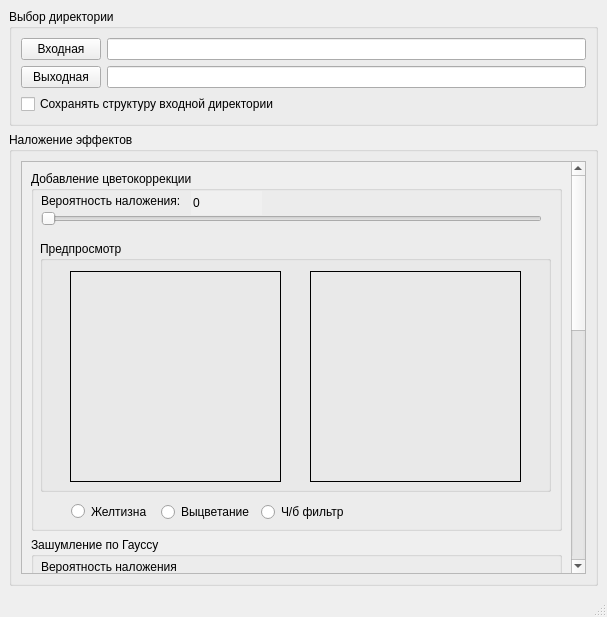
<?xml version="1.0" encoding="UTF-8"?>
<ui version="4.0">
 <class>MainWindow</class>
 <widget class="QMainWindow" name="MainWindow">
  <property name="geometry">
   <rect>
    <x>0</x>
    <y>0</y>
    <width>607</width>
    <height>617</height>
   </rect>
  </property>
  <property name="windowTitle">
   <string>MainWindow</string>
  </property>
  <widget class="QWidget" name="centralwidget">
   <layout class="QVBoxLayout" name="verticalLayout">
    <item>
     <widget class="QGroupBox" name="groupBox">
      <property name="sizePolicy">
       <sizepolicy hsizetype="Preferred" vsizetype="Maximum">
        <horstretch>0</horstretch>
        <verstretch>0</verstretch>
       </sizepolicy>
      </property>
      <property name="title">
       <string>Выбор директории</string>
      </property>
      <layout class="QGridLayout" name="gridLayout">
       <item row="1" column="0">
        <widget class="QPushButton" name="pushButton_2">
         <property name="text">
          <string>Выходная</string>
         </property>
        </widget>
       </item>
       <item row="0" column="0">
        <widget class="QPushButton" name="pushButton">
         <property name="text">
          <string>Входная</string>
         </property>
        </widget>
       </item>
       <item row="1" column="1">
        <widget class="QLineEdit" name="lineEdit_2">
         <property name="readOnly">
          <bool>true</bool>
         </property>
        </widget>
       </item>
       <item row="0" column="1">
        <widget class="QLineEdit" name="lineEdit">
         <property name="readOnly">
          <bool>true</bool>
         </property>
        </widget>
       </item>
       <item row="2" column="0" colspan="2">
        <widget class="QCheckBox" name="checkBox">
         <property name="text">
          <string>Сохранять структуру входной директории</string>
         </property>
        </widget>
       </item>
      </layout>
     </widget>
    </item>
    <item>
     <widget class="QGroupBox" name="groupBox_2">
      <property name="title">
       <string>Наложение эффектов</string>
      </property>
      <layout class="QGridLayout" name="gridLayout_2">
       <item row="0" column="0">
        <widget class="QScrollArea" name="scrollArea">
         <property name="sizeAdjustPolicy">
          <enum>QAbstractScrollArea::SizeAdjustPolicy::AdjustIgnored</enum>
         </property>
         <property name="widgetResizable">
          <bool>true</bool>
         </property>
         <widget class="QWidget" name="scrollAreaWidgetContents">
          <property name="geometry">
           <rect>
            <x>0</x>
            <y>0</y>
            <width>549</width>
            <height>1020</height>
           </rect>
          </property>
          <layout class="QGridLayout" name="gridLayout_3">
           <item row="2" column="0">
            <widget class="QGroupBox" name="groupBox_5">
             <property name="sizePolicy">
              <sizepolicy hsizetype="Preferred" vsizetype="Minimum">
               <horstretch>0</horstretch>
               <verstretch>0</verstretch>
              </sizepolicy>
             </property>
             <property name="minimumSize">
              <size>
               <width>0</width>
               <height>315</height>
              </size>
             </property>
             <property name="title">
              <string>Виньетирование</string>
             </property>
             <widget class="QLineEdit" name="lineEdit_8">
              <property name="geometry">
               <rect>
                <x>10</x>
                <y>40</y>
                <width>141</width>
                <height>24</height>
               </rect>
              </property>
             </widget>
             <widget class="QLabel" name="label_11">
              <property name="geometry">
               <rect>
                <x>10</x>
                <y>20</y>
                <width>141</width>
                <height>20</height>
               </rect>
              </property>
              <property name="text">
               <string>Вероятность наложения</string>
              </property>
              <property name="alignment">
               <set>Qt::AlignmentFlag::AlignLeading|Qt::AlignmentFlag::AlignLeft|Qt::AlignmentFlag::AlignVCenter</set>
              </property>
              <property name="wordWrap">
               <bool>true</bool>
              </property>
             </widget>
             <widget class="QGroupBox" name="groupBox_8">
              <property name="geometry">
               <rect>
                <x>10</x>
                <y>70</y>
                <width>511</width>
                <height>191</height>
               </rect>
              </property>
              <property name="title">
               <string>Предпросмотр</string>
              </property>
              <widget class="QLabel" name="label_12">
               <property name="geometry">
                <rect>
                 <x>350</x>
                 <y>30</y>
                 <width>151</width>
                 <height>151</height>
                </rect>
               </property>
               <property name="frameShape">
                <enum>QFrame::Shape::Box</enum>
               </property>
               <property name="text">
                <string/>
               </property>
               <property name="pixmap">
                <pixmap resource="resources/images.qrc">:/new/prefix1/demo.jpg</pixmap>
               </property>
               <property name="scaledContents">
                <bool>true</bool>
               </property>
              </widget>
              <widget class="QLabel" name="label_6">
               <property name="geometry">
                <rect>
                 <x>180</x>
                 <y>30</y>
                 <width>151</width>
                 <height>151</height>
                </rect>
               </property>
               <property name="frameShape">
                <enum>QFrame::Shape::Box</enum>
               </property>
               <property name="text">
                <string/>
               </property>
               <property name="pixmap">
                <pixmap resource="resources/images.qrc">:/new/prefix1/demo.jpg</pixmap>
               </property>
               <property name="scaledContents">
                <bool>true</bool>
               </property>
              </widget>
              <widget class="QLabel" name="label_13">
               <property name="geometry">
                <rect>
                 <x>10</x>
                 <y>30</y>
                 <width>151</width>
                 <height>151</height>
                </rect>
               </property>
               <property name="frameShape">
                <enum>QFrame::Shape::Box</enum>
               </property>
               <property name="text">
                <string/>
               </property>
               <property name="pixmap">
                <pixmap resource="resources/images.qrc">:/new/prefix1/demo.jpg</pixmap>
               </property>
               <property name="scaledContents">
                <bool>true</bool>
               </property>
              </widget>
             </widget>
             <widget class="QLineEdit" name="lineEdit_9">
              <property name="geometry">
               <rect>
                <x>190</x>
                <y>280</y>
                <width>151</width>
                <height>24</height>
               </rect>
              </property>
             </widget>
             <widget class="QLabel" name="label_14">
              <property name="geometry">
               <rect>
                <x>190</x>
                <y>260</y>
                <width>151</width>
                <height>20</height>
               </rect>
              </property>
              <property name="text">
               <string>Мин. радиус</string>
              </property>
              <property name="alignment">
               <set>Qt::AlignmentFlag::AlignLeading|Qt::AlignmentFlag::AlignLeft|Qt::AlignmentFlag::AlignVCenter</set>
              </property>
              <property name="wordWrap">
               <bool>true</bool>
              </property>
             </widget>
             <widget class="QLineEdit" name="lineEdit_10">
              <property name="geometry">
               <rect>
                <x>360</x>
                <y>280</y>
                <width>151</width>
                <height>24</height>
               </rect>
              </property>
             </widget>
             <widget class="QLabel" name="label_15">
              <property name="geometry">
               <rect>
                <x>360</x>
                <y>260</y>
                <width>151</width>
                <height>20</height>
               </rect>
              </property>
              <property name="text">
               <string>Макс. радиус</string>
              </property>
              <property name="alignment">
               <set>Qt::AlignmentFlag::AlignLeading|Qt::AlignmentFlag::AlignLeft|Qt::AlignmentFlag::AlignVCenter</set>
              </property>
              <property name="wordWrap">
               <bool>true</bool>
              </property>
             </widget>
            </widget>
           </item>
           <item row="1" column="0">
            <widget class="QGroupBox" name="groupBox_4">
             <property name="sizePolicy">
              <sizepolicy hsizetype="Preferred" vsizetype="Minimum">
               <horstretch>0</horstretch>
               <verstretch>0</verstretch>
              </sizepolicy>
             </property>
             <property name="minimumSize">
              <size>
               <width>0</width>
               <height>315</height>
              </size>
             </property>
             <property name="title">
              <string>Зашумление по Гауссу</string>
             </property>
             <widget class="QLineEdit" name="lineEdit_5">
              <property name="geometry">
               <rect>
                <x>190</x>
                <y>280</y>
                <width>151</width>
                <height>24</height>
               </rect>
              </property>
             </widget>
             <widget class="QLabel" name="label_7">
              <property name="geometry">
               <rect>
                <x>190</x>
                <y>260</y>
                <width>151</width>
                <height>20</height>
               </rect>
              </property>
              <property name="text">
               <string>Мин. коэффициент</string>
              </property>
              <property name="alignment">
               <set>Qt::AlignmentFlag::AlignLeading|Qt::AlignmentFlag::AlignLeft|Qt::AlignmentFlag::AlignVCenter</set>
              </property>
              <property name="wordWrap">
               <bool>true</bool>
              </property>
             </widget>
             <widget class="QLineEdit" name="lineEdit_6">
              <property name="geometry">
               <rect>
                <x>360</x>
                <y>280</y>
                <width>151</width>
                <height>24</height>
               </rect>
              </property>
             </widget>
             <widget class="QLabel" name="label_9">
              <property name="geometry">
               <rect>
                <x>360</x>
                <y>260</y>
                <width>151</width>
                <height>20</height>
               </rect>
              </property>
              <property name="text">
               <string>Макс. коэффициент</string>
              </property>
              <property name="alignment">
               <set>Qt::AlignmentFlag::AlignLeading|Qt::AlignmentFlag::AlignLeft|Qt::AlignmentFlag::AlignVCenter</set>
              </property>
              <property name="wordWrap">
               <bool>true</bool>
              </property>
             </widget>
             <widget class="QGroupBox" name="groupBox_7">
              <property name="geometry">
               <rect>
                <x>10</x>
                <y>70</y>
                <width>511</width>
                <height>191</height>
               </rect>
              </property>
              <property name="title">
               <string>Предпросмотр</string>
              </property>
              <widget class="QLabel" name="label_8">
               <property name="geometry">
                <rect>
                 <x>350</x>
                 <y>30</y>
                 <width>151</width>
                 <height>151</height>
                </rect>
               </property>
               <property name="frameShape">
                <enum>QFrame::Shape::Box</enum>
               </property>
               <property name="text">
                <string/>
               </property>
               <property name="pixmap">
                <pixmap resource="resources/images.qrc">:/new/prefix1/demo.jpg</pixmap>
               </property>
               <property name="scaledContents">
                <bool>true</bool>
               </property>
              </widget>
              <widget class="QLabel" name="label_4">
               <property name="geometry">
                <rect>
                 <x>180</x>
                 <y>30</y>
                 <width>151</width>
                 <height>151</height>
                </rect>
               </property>
               <property name="frameShape">
                <enum>QFrame::Shape::Box</enum>
               </property>
               <property name="text">
                <string/>
               </property>
               <property name="pixmap">
                <pixmap resource="resources/images.qrc">:/new/prefix1/demo.jpg</pixmap>
               </property>
               <property name="scaledContents">
                <bool>true</bool>
               </property>
              </widget>
              <widget class="QLabel" name="label_5">
               <property name="geometry">
                <rect>
                 <x>10</x>
                 <y>30</y>
                 <width>151</width>
                 <height>151</height>
                </rect>
               </property>
               <property name="frameShape">
                <enum>QFrame::Shape::Box</enum>
               </property>
               <property name="text">
                <string/>
               </property>
               <property name="pixmap">
                <pixmap resource="resources/images.qrc">:/new/prefix1/demo.jpg</pixmap>
               </property>
               <property name="scaledContents">
                <bool>true</bool>
               </property>
              </widget>
             </widget>
             <widget class="QLineEdit" name="lineEdit_7">
              <property name="geometry">
               <rect>
                <x>10</x>
                <y>40</y>
                <width>141</width>
                <height>24</height>
               </rect>
              </property>
             </widget>
             <widget class="QLabel" name="label_10">
              <property name="geometry">
               <rect>
                <x>10</x>
                <y>20</y>
                <width>141</width>
                <height>20</height>
               </rect>
              </property>
              <property name="text">
               <string>Вероятность наложения</string>
              </property>
              <property name="alignment">
               <set>Qt::AlignmentFlag::AlignLeading|Qt::AlignmentFlag::AlignLeft|Qt::AlignmentFlag::AlignVCenter</set>
              </property>
              <property name="wordWrap">
               <bool>true</bool>
              </property>
             </widget>
            </widget>
           </item>
           <item row="0" column="0">
            <widget class="QGroupBox" name="groupBox_3">
             <property name="sizePolicy">
              <sizepolicy hsizetype="Preferred" vsizetype="Minimum">
               <horstretch>0</horstretch>
               <verstretch>0</verstretch>
              </sizepolicy>
             </property>
             <property name="minimumSize">
              <size>
               <width>0</width>
               <height>360</height>
              </size>
             </property>
             <property name="title">
              <string>Добавление цветокоррекции</string>
             </property>
             <widget class="QLineEdit" name="coloring_prob">
              <property name="geometry">
               <rect>
                <x>160</x>
                <y>20</y>
                <width>71</width>
                <height>24</height>
               </rect>
              </property>
              <property name="palette">
               <palette>
                <active>
                 <colorrole role="Base">
                  <brush brushstyle="SolidPattern">
                   <color alpha="255">
                    <red>240</red>
                    <green>240</green>
                    <blue>240</blue>
                   </color>
                  </brush>
                 </colorrole>
                 <colorrole role="HighlightedText">
                  <brush brushstyle="SolidPattern">
                   <color alpha="255">
                    <red>240</red>
                    <green>240</green>
                    <blue>240</blue>
                   </color>
                  </brush>
                 </colorrole>
                </active>
                <inactive>
                 <colorrole role="Base">
                  <brush brushstyle="SolidPattern">
                   <color alpha="255">
                    <red>240</red>
                    <green>240</green>
                    <blue>240</blue>
                   </color>
                  </brush>
                 </colorrole>
                 <colorrole role="HighlightedText">
                  <brush brushstyle="SolidPattern">
                   <color alpha="255">
                    <red>240</red>
                    <green>240</green>
                    <blue>240</blue>
                   </color>
                  </brush>
                 </colorrole>
                </inactive>
                <disabled>
                 <colorrole role="HighlightedText">
                  <brush brushstyle="SolidPattern">
                   <color alpha="255">
                    <red>240</red>
                    <green>240</green>
                    <blue>240</blue>
                   </color>
                  </brush>
                 </colorrole>
                </disabled>
               </palette>
              </property>
              <property name="autoFillBackground">
               <bool>false</bool>
              </property>
              <property name="text">
               <string>0</string>
              </property>
              <property name="frame">
               <bool>false</bool>
              </property>
             </widget>
             <widget class="QLabel" name="label_3">
              <property name="geometry">
               <rect>
                <x>10</x>
                <y>20</y>
                <width>141</width>
                <height>20</height>
               </rect>
              </property>
              <property name="text">
               <string>Вероятность наложения:</string>
              </property>
              <property name="alignment">
               <set>Qt::AlignmentFlag::AlignLeading|Qt::AlignmentFlag::AlignLeft|Qt::AlignmentFlag::AlignVCenter</set>
              </property>
              <property name="wordWrap">
               <bool>true</bool>
              </property>
             </widget>
             <widget class="QGroupBox" name="groupBox_6">
              <property name="geometry">
               <rect>
                <x>9</x>
                <y>70</y>
                <width>511</width>
                <height>251</height>
               </rect>
              </property>
              <property name="title">
               <string>Предпросмотр</string>
              </property>
              <widget class="QLabel" name="label_2">
               <property name="geometry">
                <rect>
                 <x>270</x>
                 <y>30</y>
                 <width>211</width>
                 <height>211</height>
                </rect>
               </property>
               <property name="frameShape">
                <enum>QFrame::Shape::Box</enum>
               </property>
               <property name="text">
                <string/>
               </property>
               <property name="pixmap">
                <pixmap resource="resources/images.qrc">:/new/prefix1/demo.jpg</pixmap>
               </property>
               <property name="scaledContents">
                <bool>true</bool>
               </property>
              </widget>
              <widget class="QLabel" name="label">
               <property name="geometry">
                <rect>
                 <x>30</x>
                 <y>30</y>
                 <width>211</width>
                 <height>211</height>
                </rect>
               </property>
               <property name="frameShape">
                <enum>QFrame::Shape::Box</enum>
               </property>
               <property name="text">
                <string/>
               </property>
               <property name="pixmap">
                <pixmap resource="resources/images.qrc">:/new/prefix1/demo.jpg</pixmap>
               </property>
               <property name="scaledContents">
                <bool>true</bool>
               </property>
              </widget>
             </widget>
             <widget class="QRadioButton" name="yellow_radio">
              <property name="geometry">
               <rect>
                <x>40</x>
                <y>330</y>
                <width>81</width>
                <height>21</height>
               </rect>
              </property>
              <property name="text">
               <string>Желтизна</string>
              </property>
              <property name="checkable">
               <bool>true</bool>
              </property>
             </widget>
             <widget class="QRadioButton" name="black_white_radio">
              <property name="geometry">
               <rect>
                <x>230</x>
                <y>330</y>
                <width>91</width>
                <height>22</height>
               </rect>
              </property>
              <property name="text">
               <string>Ч/б фильтр</string>
              </property>
             </widget>
             <widget class="QRadioButton" name="uncoloring_radio">
              <property name="geometry">
               <rect>
                <x>130</x>
                <y>330</y>
                <width>91</width>
                <height>22</height>
               </rect>
              </property>
              <property name="text">
               <string>Выцветание</string>
              </property>
             </widget>
             <widget class="QSlider" name="coloring_prob_slider">
              <property name="geometry">
               <rect>
                <x>10</x>
                <y>40</y>
                <width>501</width>
                <height>16</height>
               </rect>
              </property>
              <property name="maximum">
               <number>1000</number>
              </property>
              <property name="orientation">
               <enum>Qt::Orientation::Horizontal</enum>
              </property>
             </widget>
            </widget>
           </item>
          </layout>
         </widget>
        </widget>
       </item>
      </layout>
     </widget>
    </item>
   </layout>
  </widget>
  <widget class="QMenuBar" name="menubar">
   <property name="geometry">
    <rect>
     <x>0</x>
     <y>0</y>
     <width>607</width>
     <height>21</height>
    </rect>
   </property>
  </widget>
  <widget class="QStatusBar" name="statusbar"/>
 </widget>
 <resources>
  <include location="resources/images.qrc"/>
 </resources>
 <connections/>
</ui>
